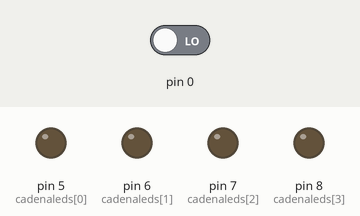
This sketch was run on a simulated Arduino Uno, built with avr-gcc and run on an emulated ATmega328P. On the bench: output pins drawn as LEDs (lit = HIGH). Dashed ring = blinking. The inputs (shaded band) are chosen by the test bench; at power-on: pin 0 LOW.

Above: at 1.2 s.
1.3 s: pin 0 driven HIGH
At 1.4 s:
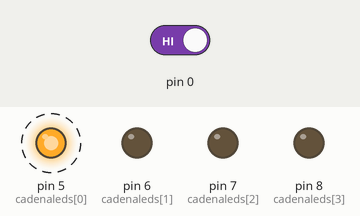
At 1.8 s:
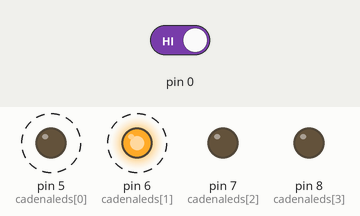
4.3 s: pin 0 driven LOW
At 5.4 s:
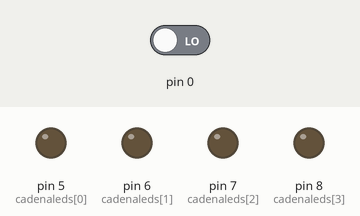
Timing chart, 0 to 7.3 s (numbered marks = the images above; inputs shaded):
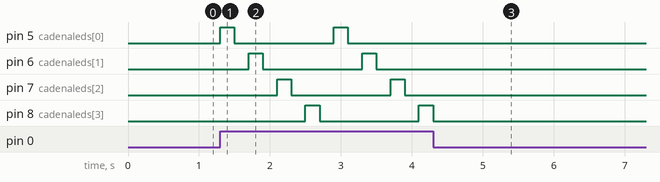

Measured:
- after the input at 1.3 s, pin 5 (cadenaleds[0]): alternates HIGH for 0.20 s and LOW for 1.4 s, starting at once; pin 6 (cadenaleds[1]): alternates HIGH for 0.20 s and LOW for 1.4 s, starting after 0.40 s
- after the input at 4.3 s, pin 5 (cadenaleds[0]), pin 6 (cadenaleds[1]), pin 7 (cadenaleds[2]): stops changing and stays LOW; pin 8 (cadenaleds[3]): goes on until 4.3 s, then stays LOW

The sketch:

SECUENCIA_4_LEDS.ino
```cpp
//Mostrará la salida de encendido de los LEDs en secuencia, al
//presionar el pulsador se detiene la acción.


int cadenaleds[]={5,6,7,8};
int pulsador=2;
int tiempo=200;
int n=0;

void setup() {
  // put your setup code here, to run once:
  for(n=0;n<4;n++){
      pinMode(cadenaleds[n],OUTPUT);

    }
  pinMode(pulsador,INPUT);
}

void secuencia(){
   for(n=0;n<4;n++){
      digitalWrite(cadenaleds[n],HIGH);
      delay (tiempo);
      digitalWrite(cadenaleds[n],LOW);
      delay (tiempo);
    }

  }

void loop() {
  // put your main code here, to run repeatedly:

  if(digitalRead(pulsador==HIGH)){

    secuencia();

    }

}
```
